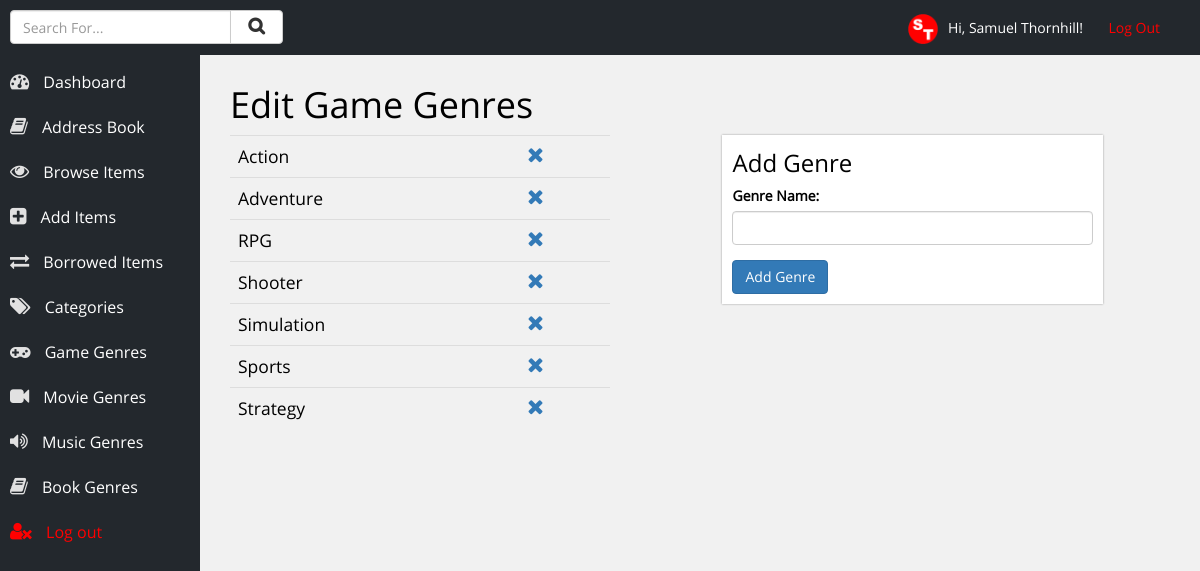
Screenshot of /genre.php?genre=Game (signed in) with the database file from the repository.
### tables this page shows
CREATE TABLE IF NOT EXISTS `users` (
  `id` int(10) NOT NULL AUTO_INCREMENT,
  `username` varchar(20) NOT NULL,
  `name` varchar(50) NOT NULL,
  `password` varchar(12) NOT NULL,
  PRIMARY KEY (`id`)
);

CREATE TABLE IF NOT EXISTS `game_genre` (
  `id` int(11) NOT NULL AUTO_INCREMENT,
  `genre_name` varchar(50) NOT NULL,
  PRIMARY KEY (`id`)
);

### inc/account-info.php (called while the page is built, shortened)
<?php
	$loggedIn = $_SESSION['username'];
	$result = mysqli_query($con, "SELECT * FROM users WHERE username = '$loggedIn'");
	while ($row = mysqli_fetch_array($result)) {
		$name = $row['name'];
	}
?>

### genre.php (the view, shortened to what this page needs)
<?php
	include ('inc/db_con.php');
	include ('inc/account-info.php');
	include ('inc/head.php');
?>
<?php
	if(isset($_GET['genre'])) {
		$genre = $_GET['genre'];
	}
	else {
		header("Location: index.php");
	}
?>
	<div class="row content-area">
		<h1 style="margin-left:15px;">Edit <?php echo $genre; ?> Genres</h1>
		<div class="col-xs-5">
			<table class="table">
				<?php
					if($genre=='Game') {
						$listGenres = mysqli_query($con, "SELECT * FROM game_genre ORDER BY genre_name");
						while ($row = mysqli_fetch_array($listGenres)) {
							echo '<tr>';
								echo '<td style="font-size:125%;">' . $row['genre_name'] . '</td>';
								echo '<td>';
									echo '<a href="handlers/delete-genre-game.php?id=' . $row['id'] . '"><i class="fa fa-times" style="font-size:150%;"></i></a>';
								echo '</td>';
							echo '</tr>';
						}
					}
				?>
			</table>
		</div>
		<div class="col-xs-5 col-xs-offset-1">
			<div class="section">
				<h3>Add Genre</h3>
				<?php if($genre=='Game') { echo '<form action="handlers/add-genre-game.php" method="POST">'; } ?>
					<div class="form-group">
						<label>Genre Name:</label>
						<input class="form-control" name="genre_name" required/>
					</div>
					<input class="btn btn-primary" name="submit" type="submit" value="Add Genre" />
				</form>
			</div>
		</div>
	</div>
<?php include ('inc/footer.php'); ?>

### inc/head.php (shortened to what this page needs)
<!DOCTYPE html>
<html lang="en">
<head>
	<link rel="stylesheet" href="css/bootstrap.min.css" />
	<link rel="stylesheet" href="css/main.css" />
	<link rel="stylesheet" href="css/font-awesome.min.css" />
</head>
<body>
<div class="container-fluid">
	<header>
		<p class="log-out"><img style="max-height:30px; margin-right:10px;" src="images/logo.png" alt="Samuel Thornhill" />Hi, <?php echo $name; ?>! &nbsp; &nbsp; &nbsp; <a href="handlers/log-out.php">Log Out</a></p>
		<div class="row">
			<div class="col-xs-3">
				<p style="">
					<form action="search-results.php" method="POST">
						<div class="input-group">
							<input type="text" class="form-control" name="term" placeholder="Search For..." />
							<span class="input-group-btn">
								<button class="btn btn-default" style="margin-top:-20px;" type="submit" name="submit"><i class="fa fa-search" style="font-weight:bold; padding-left:5px; padding-right:5px; font-size:125%;"></i></button>
							</span>
						</div>
					</form>
				</p>
			</div>
		</div>
	</header>
	<div class="navigation">
		<ul>
			<li><a href="index.php"><i class="fa fa-tachometer"></i> Dashboard</a></li>
			<li><a href="contacts.php"><i class="fa fa-book"></i> Address Book</a></li>
			<li><a href="choose-category.php"><i class="fa fa-eye"></i> Browse Items</a></li>
			<li><a href="add-item.php"><i class="fa fa-plus-square"></i> Add Items</a></li>
			<li><a href="borrowed.php"><i class="fa fa-exchange"></i> Borrowed Items</a></li>
			<li><a href="categories.php"><i class="fa fa-tags"></i> Categories</a></li>
			<li><a href="genre.php?genre=Game"><i class="fa fa-gamepad"></i> Game Genres</a></li>
			<li><a href="genre.php?genre=Movie"><i class="fa fa-video-camera"></i> Movie Genres</a></li>
			<li><a href="genre.php?genre=Music"><i class="fa fa-volume-up"></i> Music Genres</a></li>
			<li><a href="genre.php?genre=Book"><i class="fa fa-book"></i> Book Genres</a></li>
			<li><a style="color:red;" href="handlers/log-out.php"><i style="color:red;" class="fa fa-user-times"></i> Log out</a></li>
		</ul>
	</div>

### css/main.css (style rules this page uses)
body { font-size: 14px; font-family: open-sans; background-color: #f1f1f1; color: black; }
header { width: 100%; background-color: #23282D; height: 55px; line-height: 55px; position: fixed; top: 0px; left: 0px; color: white; z-index: 99; padding-left: 10px; padding-right: 10px; }
header .log-out { float: right; margin-right: 30px; }
header .log-out a { text-decoration: none; color: red; }
.navigation { background-color: #23282D; width: 200px; height: 100%; float: left; position: fixed; top: 0px; left: 0px; padding-top: 40px; color: white; font-size: 16px; }
.navigation ul { list-style-type: none; margin: 0px; padding: 0px; margin-top: 20px; }
.navigation ul li { margin: 0px; padding: 0px; }
.navigation ul li a { color: white; text-decoration: none; height: 45px; line-height: 45px; display: block; padding-left: 10px; }
.navigation ul li a .fa { padding-right: 10px; font-size: 120%; color: #e1e1e1; }
.content-area { margin-left: 200px; padding-top: 65px; margin-bottom: 50px; }
.section { background-color: white; box-shadow: 0px 0px 2px #999; padding: 10px; }
.section h1, .section h2, .section h3, .section h4, .section h5, .section h6 { margin-top: 5px; }

### rows the page displays
users: name "Samuel Thornhill"
game_genre: genre_name "Action"
game_genre: genre_name "Adventure"
game_genre: genre_name "RPG"
game_genre: genre_name "Shooter"
game_genre: genre_name "Simulation"
game_genre: genre_name "Sports"
game_genre: genre_name "Strategy"

### other values shown
$genre "Game"
